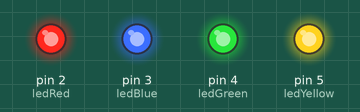
Recording of a sketch running on a simulated Arduino Uno, built with avr-gcc and run on an emulated ATmega328P. On the bench: output pins drawn as LEDs (lit = HIGH).

Above: at 0.05 s.
Timing chart, 0 to 3.0 s (numbered marks = the images above):
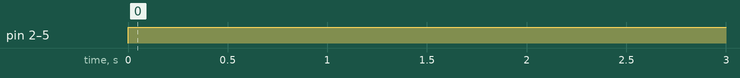

The sketch:

Dijital_Pinlerini_Cikis_Olarak_Kullanmak.ino
```cpp
int ledRed = 2;
int ledBlue = 3;
int ledGreen = 4;
int ledYellow = 5;

void setup() {
  pinMode(ledRed, OUTPUT);
  pinMode(ledBlue, OUTPUT);
  pinMode(ledGreen, OUTPUT);
  pinMode(ledYellow, OUTPUT);
}

void loop() {
  digitalWrite(ledRed, HIGH);
  digitalWrite(ledBlue, HIGH);
  digitalWrite(ledGreen, HIGH);
  digitalWrite(ledYellow, HIGH);
  delay(1000);
  digitalWrite(ledRed, LOW);
  digitalWrite(ledBlue, LOW);
  digitalWrite(ledGreen, LOW);
  digitalWrite(ledYellow, LOW);
}
```

Measured:
- by itself, pin 2 (ledRed), pin 3 (ledBlue), pin 4 (ledGreen), pin 5 (ledYellow): LOW → HIGH at 0.00 s
